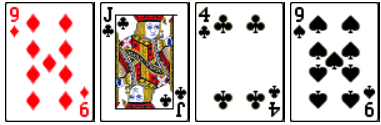
#> input picture 97c008f6-4f40-4d03-bdba-12b90bcfd0c3.png, 381 x 125 px; its folder holds only this picture in this run
$ python recognize_cards.py 97c008f6-4f40-4d03-bdba-12b90bcfd0c3.png
#> lines starting #> are read from the running program, lines starting #| are printed output that depends on the picture; after the words box and inside, x2 and y2 are one past the last pixel; in counts of white or black regions, pixels touching at a corner belong together
#> in main, image is the input picture: shape (125, 381, 3); mean B, G, R 196.9, 199.3, 210.1
from __future__ import annotations

import argparse
from dataclasses import dataclass
from pathlib import Path
from typing import Iterable

import cv2
import numpy as np


CARD_WIDTH = 200
CARD_HEIGHT = 300
CORNER_WIDTH = 45
CORNER_HEIGHT = 112
RANK_REGION = (0, 0, 60, 68)
SUIT_REGION = (0, 46, 60, 108)
RANK_CANVAS = (80, 120)
SUIT_CANVAS = (80, 80)


@dataclass
class DetectedCard:
    contour: np.ndarray
    corners: np.ndarray
    warped: np.ndarray
    center_x: float


def order_points(points: np.ndarray) -> np.ndarray:
    pts = points.astype(np.float32)
    sums = pts.sum(axis=1)
    diffs = np.diff(pts, axis=1).reshape(-1)

    top_left = pts[np.argmin(sums)]
    bottom_right = pts[np.argmax(sums)]
    top_right = pts[np.argmin(diffs)]
    bottom_left = pts[np.argmax(diffs)]
    return np.array([top_left, top_right, bottom_right, bottom_left], dtype=np.float32)


def warp_card(image: np.ndarray, corners: np.ndarray) -> np.ndarray:
    ordered = order_points(corners)
    dst = np.array(
        [[0, 0], [CARD_WIDTH - 1, 0], [CARD_WIDTH - 1, CARD_HEIGHT - 1], [0, CARD_HEIGHT - 1]],
        dtype=np.float32,
    )
    matrix = cv2.getPerspectiveTransform(ordered, dst)
    return cv2.warpPerspective(image, matrix, (CARD_WIDTH, CARD_HEIGHT))


def box_is_contained(inner: tuple[int, int, int, int], outer: tuple[int, int, int, int], margin: int = 4) -> bool:
    inner_x, inner_y, inner_width, inner_height = inner
    outer_x, outer_y, outer_width, outer_height = outer
    return (
        inner_x >= outer_x - margin
        and inner_y >= outer_y - margin
        and inner_x + inner_width <= outer_x + outer_width + margin
        and inner_y + inner_height <= outer_y + outer_height + margin
    )


def detect_cards(image: np.ndarray) -> list[DetectedCard]:
    gray = cv2.cvtColor(image, cv2.COLOR_BGR2GRAY)
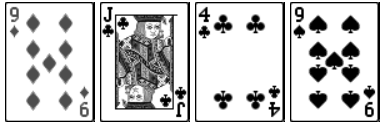
#> gray: shape (125, 381); min 0, max 255, mean 202.2
    _, binary = cv2.threshold(gray, 200, 255, cv2.THRESH_BINARY_INV)
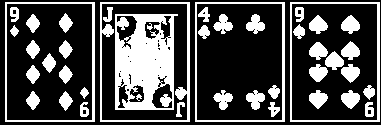
#> binary: shape (125, 381); 29.5% white; 43 white regions

    contours, _ = cv2.findContours(binary, cv2.RETR_LIST, cv2.CHAIN_APPROX_SIMPLE)
#> contours = 105 contours, 51 with area under 20; largest, box (x1, y1, x2, y2) and area: (290, 2, 380, 122) 10591, (195, 2, 285, 122) 10591, (100, 2, 190, 122) 10591, (5, 2, 95, 122) 10591, (291, 3, 378, 121) 10060

    image_area = image.shape[0] * image.shape[1]
#> image_area = 47625
    candidates: list[DetectedCard] = []
    seen_boxes: list[tuple[int, int, int, int]] = []
    for contour in contours:
        area = cv2.contourArea(contour)
        if area < image_area * 0.04:
            continue

        perimeter = cv2.arcLength(contour, True)
        approx = cv2.approxPolyDP(contour, 0.02 * perimeter, True)
        if len(approx) == 4:
            corners = approx.reshape(4, 2)
        else:
            rect = cv2.minAreaRect(contour)
            corners = cv2.boxPoints(rect)

        rect = cv2.minAreaRect(contour)
        width, height = rect[1]
        if width == 0 or height == 0:
            continue

        ratio = min(width, height) / max(width, height)
        if not 0.55 <= ratio <= 0.82:
            continue

        x, y, w, h = cv2.boundingRect(contour)
        if w < 60 or h < 90:
            continue
        if any(abs(x - sx) < 6 and abs(y - sy) < 6 and abs(w - sw) < 6 and abs(h - sh) < 6 for sx, sy, sw, sh in seen_boxes):
            continue
        seen_boxes.append((x, y, w, h))

        warped = warp_card(image, corners)
        center_x = float(np.mean(corners[:, 0]))
        candidates.append(DetectedCard(contour=contour, corners=corners, warped=warped, center_x=center_x))
#> this loop made 105 passes
#> (area, perimeter, corners) on pass 100: (9879, 474.9, [[187, 120], [101, 120], [101, 3], [187, 3]])
#> (area, perimeter, corners) on passes 88, 98, 99, 101, 102, 103: (5514.5, 313.4, [[115, 14], [115, 109], [173, 109], [177, 14]]), (10060, 403.7, [[292, 3], [377, 4], [376, 120], [291, 119]]), (10060, 403.7, [[197, 3], [282, 4], [281, 120], [196, 119]]), (10060, 403.7, [[7, 3], [92, 4], [91, 120], [6, 119]]), (10591, 416, [[290, 2], [290, 121], [379, 121], [379, 2]]), (10591, 416, [[195, 2], [195, 121], [284, 121], [284, 2]])
#> after the loop, candidates = 5 items; seen_boxes = [(115, 14, 63, 96), (291, 3, 87, 118), (196, 3, 87, 118), (101, 3, 87, 118), (6, 3, 87, 118)]

    candidates.sort(key=lambda card: card.center_x)

    filtered_candidates: list[DetectedCard] = []
    candidate_boxes = [cv2.boundingRect(card.contour) for card in candidates]
#> candidate_boxes = [(6, 3, 87, 118), (101, 3, 87, 118), (115, 14, 63, 96), (196, 3, 87, 118), (291, 3, 87, 118)]
    for index, card in enumerate(candidates):
        box = candidate_boxes[index]
        box_area = box[2] * box[3]
        is_nested = any(
            other_index != index
            and box_area < candidate_boxes[other_index][2] * candidate_boxes[other_index][3]
            and box_is_contained(box, candidate_boxes[other_index])
            for other_index in range(len(candidates))
        )
        if not is_nested:
            filtered_candidates.append(card)
#> this loop made 5 passes
#> (box, box_area, is_nested) on passes 1, 2, 4, 5: ((6, 3, 87, 118), 10266, False), ((101, 3, 87, 118), 10266, False), ((196, 3, 87, 118), 10266, False), ((291, 3, 87, 118), 10266, False)
#> box_area on pass 3: 6048
#> after the loop, filtered_candidates = 4 items

    return filtered_candidates


# [96 lines left out: functions parse_label, crop_nonzero, keep_rank_components, keep_suit_components, fit_symbol_to_canvas, extract_corner_binary and 1 more, not called in this run]


def score_symbol(candidate: np.ndarray, template: np.ndarray) -> float:
    diff = cv2.absdiff(candidate, template)
    return float(np.mean(diff))


def load_symbol_templates(templates_dir: Path, canvas_size: tuple[int, int]) -> dict[str, np.ndarray]:
    templates: dict[str, np.ndarray] = {}
    for path in sorted(templates_dir.glob("*.png")):
        image = cv2.imread(str(path), cv2.IMREAD_GRAYSCALE)
        if image is None:
            continue
        if image.shape != (canvas_size[1], canvas_size[0]):
            image = cv2.resize(image, canvas_size, interpolation=cv2.INTER_NEAREST)
        templates[path.stem.upper()] = image
    return templates


def load_templates(templates_root: Path) -> tuple[dict[str, np.ndarray], dict[str, np.ndarray]]:
    rank_templates = load_symbol_templates(templates_root / "ranks", RANK_CANVAS)
    suit_templates = load_symbol_templates(templates_root / "suits", SUIT_CANVAS)
    if not rank_templates:
        raise FileNotFoundError(f"No rank template images found in {templates_root / 'ranks'}")
    if not suit_templates:
        raise FileNotFoundError(f"No suit template images found in {templates_root / 'suits'}")
    return rank_templates, suit_templates


# [56 lines left out: functions match_symbol, recognize_cards, save_template, draw_debug, not called in this run]


def parse_args() -> argparse.Namespace:
    parser = argparse.ArgumentParser(description="Lightweight playing-card recognizer for fixed-style screenshots.")
    parser.add_argument("image", help="Path to the screenshot image")
    parser.add_argument("--templates-dir", default="templates", help="Directory that contains rank/suit template images")
    parser.add_argument("--save-card-index", type=int, help="Save one detected card as templates by index")
    parser.add_argument("--label", help="Card label when using --save-card-index, for example 7H or JS")
    parser.add_argument("--debug-out", help="Optional path to save an annotated debug image")
    return parser.parse_args()


def main() -> None:
    args = parse_args()
    image_path = Path(args.image)
    templates_dir = Path(args.templates_dir)

    image = cv2.imread(str(image_path))
    if image is None:
        raise FileNotFoundError(f"Unable to read image: {image_path}")

    cards = detect_cards(image)
#> cards = 4 items
    if not cards:
        raise RuntimeError("No cards detected in the screenshot")

    if args.save_card_index is not None:
        if not args.label:
            raise ValueError("--label is required when using --save-card-index")
        output_paths = save_template(cards, args.save_card_index, args.label, templates_dir)
        for output_path in output_paths:
            print(f"Saved template: {output_path}")
        return

    rank_templates, suit_templates = load_templates(templates_dir)
    results = recognize_cards(cards, rank_templates, suit_templates)
    labels = [label for label, _ in results]
    print(" ".join(labels))

    if args.debug_out:
        debug_image = draw_debug(image, cards, labels)
        cv2.imwrite(args.debug_out, debug_image)
        print(f"Debug image saved to: {args.debug_out}")


if __name__ == "__main__":
#> (the run stopped early here; a loop or call above may not have finished)

$ run again, on image.png
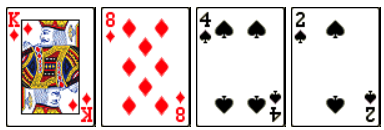
#> input picture image.png, 384 x 130 px
#> in main, image is the input picture: shape (130, 384, 3); mean B, G, R 208.5, 210.1, 221.5
#> in detect_cards, `gray = cv2.cvtColor(image, cv2.COLOR_BGR2GRAY)`:
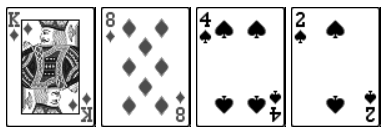
#> gray: shape (130, 384); min 0, max 255, mean 213.3
#> in detect_cards, `_, binary = cv2.threshold(gray, 200, 255, cv2.THRESH_BINARY_INV)`:
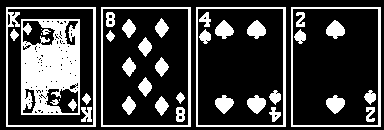
#> binary: shape (130, 384); 24.4% white; 40 white regions (3 under 20 px)
#> contours = 156 contours, 109 with area under 20; largest, box (x1, y1, x2, y2) and area: (291, 7, 381, 127) 10591, (196, 7, 286, 127) 10591, (101, 7, 191, 127) 10591, (6, 7, 96, 127) 10591, (292, 8, 379, 126) 10060
#> the loop in detect_cards, `for contour in contours:` made 156 passes
#> (area, perimeter, corners) on pass 152: (9949, 454.8, [[93, 125], [7, 125], [7, 8], [93, 8]])
#> after the loop in detect_cards, `for contour in contours:`: candidates = 4 items; seen_boxes = [(292, 8, 87, 118), (197, 8, 87, 118), (102, 8, 87, 118), (7, 8, 87, 118)]
#> candidate_boxes = [(7, 8, 87, 118), (102, 8, 87, 118), (197, 8, 87, 118), (292, 8, 87, 118)]
#> the loop in detect_cards, `for index, card in enumerate(candidates):` made 4 passes
#> after the loop in detect_cards, `for index, card in enumerate(candidates):`: filtered_candidates = 4 items
